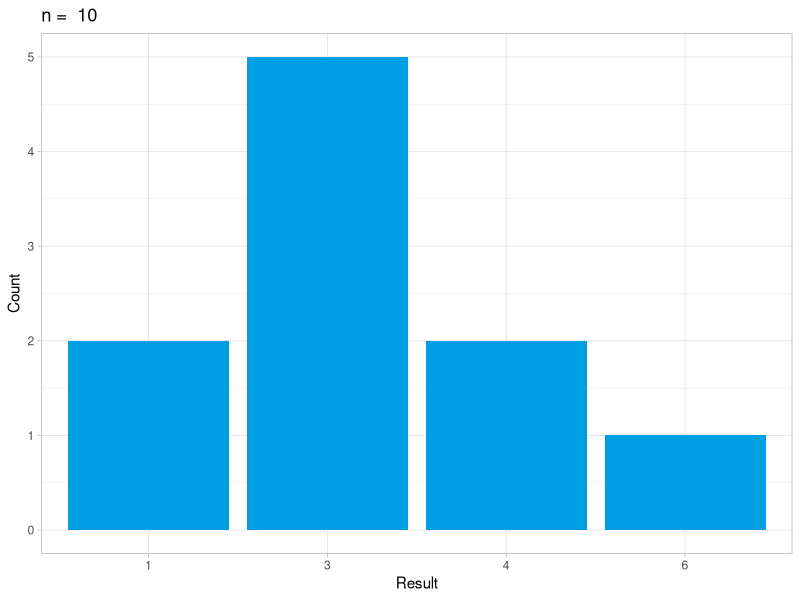
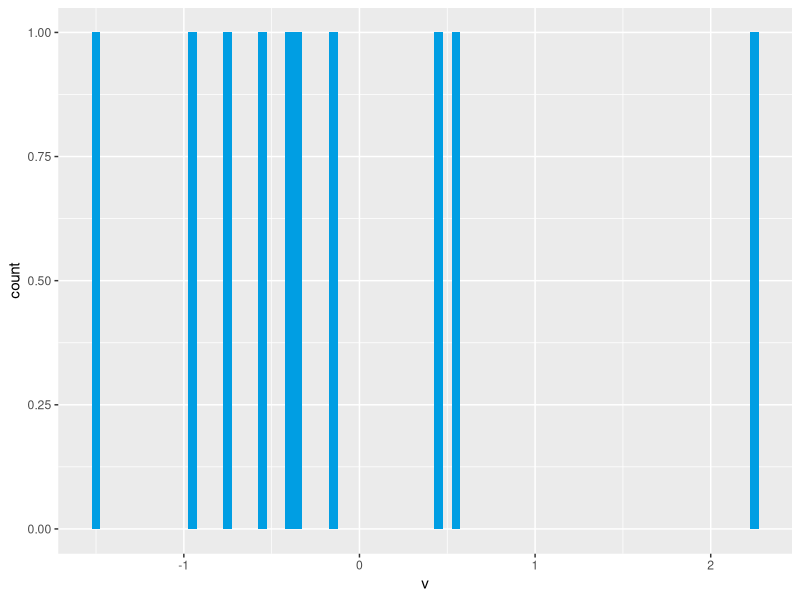

These figures' R source, in order:
library(tidyverse)

# The number of samples
n <- 10

# SAMPLING FROM A DISCRETE DISTRIBUTION (DICE ROLL) ####

s <- sample(c(1, 2, 3, 4, 5, 6), n, replace = TRUE)

# Make a tibble
s <- enframe(x = s, value = "roll", name = NULL)

# Show as bar chart
ggplot(s) +
  aes(x = factor(roll)) + 
  geom_bar(fill = "#009ee3")  +
  theme_light() +
  xlab("Result") +
  ylab("Count") +
  ggtitle(paste("n = ", n))

# SAMPLING FROM NORMAL DISTRIBUTION #####

n <- 10

# The same for the normal distribution (continuous)
sample <- rnorm(n, 0, 1)

# Make a tibble
sample <- enframe(x = sample, value = "v", name = NULL)

# Show a histogram
ggplot(sample) +
  aes(x = v) +
  geom_histogram(binwidth = 0.05, fill = "#009ee3")